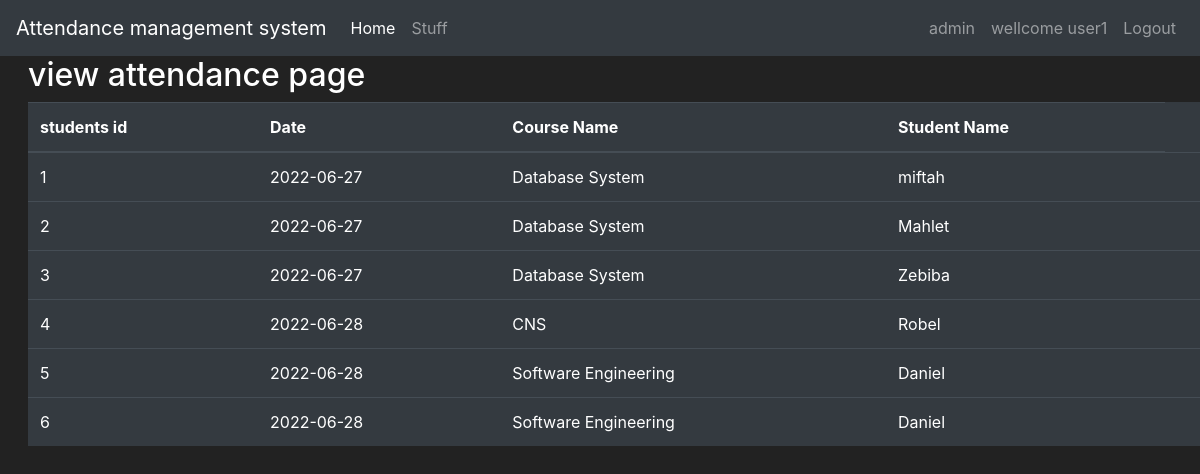
The app's page /view_attend (signed in) with its own data.
### attendance/models.py (models this page shows, shortened)
class Stuff(db.Model, UserMixin):
    id = db.Column(db.Integer(), primary_key=True)
    username = db.Column(db.String(length=30), nullable=False, unique=True)
    email_address = db.Column(db.String(length=30), nullable=False, unique=True)
    password_hash = db.Column(db.String(length=60), nullable=False)
    owned_stuff = db.relationship('Course', backref='owned_stuff', lazy=True)
    @property
    def password(self):
        return self.password_hash

class Attendancee(db.Model):
    id = db.Column(db.Integer(), primary_key=True)
    a_day = db.Column(db.Date, nullable=False)
    time = db.Column(db.Time, nullable=False)
    status = db.Column(db.String(length=20), nullable=False)
    course_id = db.Column(db.Integer(), db.ForeignKey('course.id'))
    stud_id = db.Column(db.Integer(), db.ForeignKey('stud.id'))
    class MyModelView(ModelView):
        def is_accessible(self):
            return current_user.is_authenticated

class Course(db.Model):
    id = db.Column(db.Integer(), primary_key=True)
    c_name = db.Column(db.String(length=30), nullable=False)
    code = db.Column(db.String(length=30), nullable=False)
    credit_hour = db.Column(db.Integer(), nullable=False)
    academic_year = db.Column(db.Integer(), nullable=False)
    semester = db.Column(db.Integer(), nullable=False)
    class_r = db.Column(db.String(length=30), nullable=False)
    stud_id = db.Column(db.Integer(), db.ForeignKey('stud.id'))
    stuff_id = db.Column(db.Integer(), db.ForeignKey('stuff.id'))
    taken = db.relationship('Attendancee', backref="taken", lazy=True)

class Stud(db.Model):
    id = db.Column(db.Integer(), primary_key=True)
    name = db.Column(db.String(length=30), nullable=False, unique=True)
    email_address = db.Column(db.String(length=30), nullable=False, unique=True)
    barcode = db.Column(db.Integer(), nullable=False, default=113000)
    takes = db.relationship('Course', backref='takes', lazy='select')
    stud_attended = db.relationship('Attendancee', backref="attended", lazy=True)

### attendance/views/routes.py (the view)
@app.route("/view_attend")
def view_attend_page():
    attend=Attendancee.query.filter_by(course_id=current_user.id)
    taken=Course.query.filter_by(stuff_id=current_user.id)
    if request.method == "GET":
        at=Attendancee.query.all()# Stud.query.filter_by( takes= current_course)
    return render_template('view_attend.html', at=at,attend=attend,taken=taken)

### attendance/models.py (called while the page is built)
@login_manager.user_loader
def load_user(stuff_id):
    return Stuff.query.get(int(stuff_id))

### attendance/templates/view_attend.html (shortened to what this page needs)
{% extends 'base.html'%}
{% block content %}
<div class="row" style="margin-top: 200;  margin-left:28px;">
      <h2>view attendance page </h2>
      <table class="table table-hover table-dark">
         <thead>
            <tr>
               <th scope="col">students id</th>
               <th scope="col"> Date</th> </th>
               <th scope="col"> Course Name</th>
               <th scope="col"> Student Name</th>
            </tr>
         </thead>
         <tbody>
            {% for a in at %}
            <tr>
               <td>{{ a.id}}</td>
               <td>{{ a.a_day}}</td>
                <td>{{ a.taken.c_name}}</td>
               <td>{{ a.attended.name}}</td>
               <td></td>
            </tr>
            {% endfor %}
         </tbody>
      </table>
   </div>
{% endblock %}

### attendance/templates/base.html (shortened to what this page needs)
<!doctype html>
<html lang="en">
   <head>
      <link rel="stylesheet" href="https://cdn.jsdelivr.net/npm/bootstrap@4.5.3/dist/css/bootstrap.min.css">
   </head>
   <body>
     <nav class="navbar navbar-expand-md navbar-dark bg-dark">
       <a class="navbar-brand" href="#">Attendance management system</a>
          <div class="collapse navbar-collapse" id="navbarNav">
            <ul class="navbar-nav mr-auto">
               <li class="nav-item active">
                  <a class="nav-link" href="{{ url_for('home_page') }}">Home <span class="sr-only">(current)</span></a>
              </li>
                 <li class="nav-item">
                  <a class="nav-link" href="{{ url_for('stuff_page') }}">Stuff</a>
              </li>
            </ul>
               {% if current_user.is_authenticated %}
                <ul class="navbar-nav">
                     {% if current_user.id == 1 %}
                  <li class="nav-item">
                       <a class="nav-link" href="{{ url_for('admin') }}">admin</a>
                   </li>
                    {% endif %}
                   <li class="nav-item">
                       <a class="nav-link">wellcome {{ current_user.username }}</a>
                    </li>
                   <li class="nav-item">
                        <a class="nav-link" href="{{ url_for('logout_page') }}">Logout</a>
                   </li>
                </ul>
                {% endif %}
          </div>
     </nav>
     {% block content %}
      {% endblock %}
   </body>
</html>

### attendance/templates/base.html (style rules this page uses)
body { background-color: #222222; color: white }

### records on screen
Stuff: username "user1"
Attendancee: id "1", a_day "2022-06-27", taken.c_name "Database System", attended.name "miftah"
Attendancee: id "2", a_day "2022-06-27", taken.c_name "Database System", attended.name "Mahlet"
Attendancee: id "3", a_day "2022-06-27", taken.c_name "Database System", attended.name "Zebiba"
Attendancee: id "4", a_day "2022-06-28", taken.c_name "CNS", attended.name "Robel"
Attendancee: id "5", a_day "2022-06-28", taken.c_name "Software Engineering", attended.name "Daniel"
Attendancee: id "6", a_day "2022-06-28", taken.c_name "Software Engineering", attended.name "Daniel"
